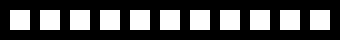
Frame 1 (no input)
Frame 60 (no input): identical to frame 1, image omitted
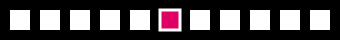
Frame 120 (the mouse pressed at the canvas centre since frame 60)

The p5.js sketch that drew these frames (run headless with seeded random() and noise() and a simulated clock; from frame 60 on, the mouse is pressed at the canvas centre):

// p5.js sketch
// ── sketch.js
function setup() {
  createCanvas(340, 40);
  rectMode(CENTER);

  
}

function draw() {
  background(0);
    
    //Pattern:
    //Start x at 20
    //Incremental Step: Increase x by 30
    //Permissive If:  x < width
    
  for(let x = 20; x<width; x+=30){
    fill(255);
    noStroke();
    if(mouseInBox(x,20,20,20)){
      fill(222,0,99)
      stroke(255);
      strokeWeight(3)
    }
    square(x,20,20);
    
    
    
  }
  
}

function mouseInBox(x,y,w,h){
  
  return mouseX>x-w/2 && mouseX<x+w/2 && mouseY > y-h/2 && mouseY < y + h/2
  
}
